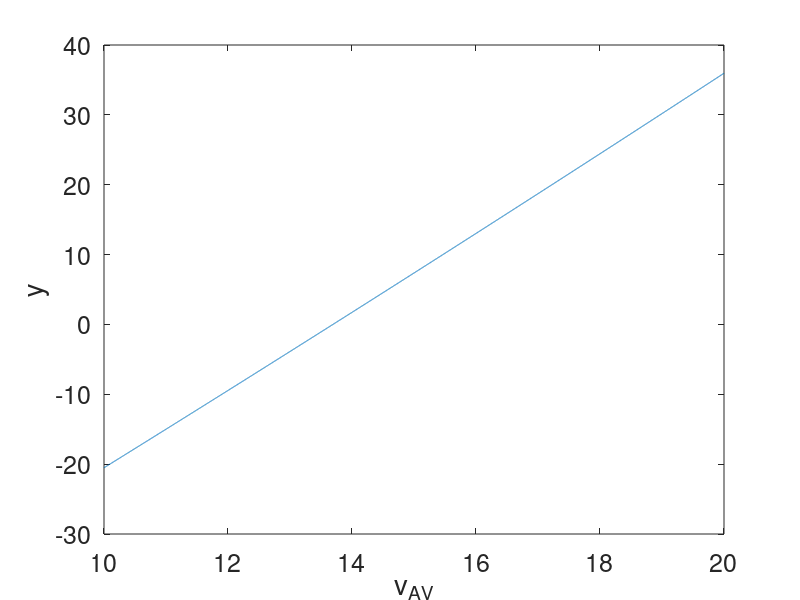

Here is the MATLAB script that generated this plot:
% Chris Kreienkamp
% University of Arizona, CAT Vehicle
% July 29, 2019
% Calculation of the max safe speed of the AV

clear
clc


%% PARAMETERS
G = 9.80665;
psi = 1;
ksi = 81;
delta = 1.508;
a_max = 3.53;
a_dmax = -7.66;
k = -G/a_dmax;
v_AV = linspace(10,20,10000);
v_lead = v_AV;


%% CALCULATION
deltaVSStar = max(0, 1/2/k/a_dmax.*(v_lead.^2-k.*v_AV.^2));
% y = -ksi + psi + deltaVSStar + v_AV.*(1-a_max/a_dmax)*delta...
%     + a_max/2*(1-a_max/a_dmax)*delta^2;
% y = -ksi + psi + deltaVSStar + v_AV.*delta;
y =  psi + deltaVSStar + v_AV.*(1-a_max/a_dmax)*delta...
     + a_max/2*(1-a_max/a_dmax)*delta^2 + 2.*v_AV*delta -ksi;

%% PLOT
plot(v_AV,y)
set(gca,'FontSize',18)
xlabel('v_{AV}'); ylabel('y')
